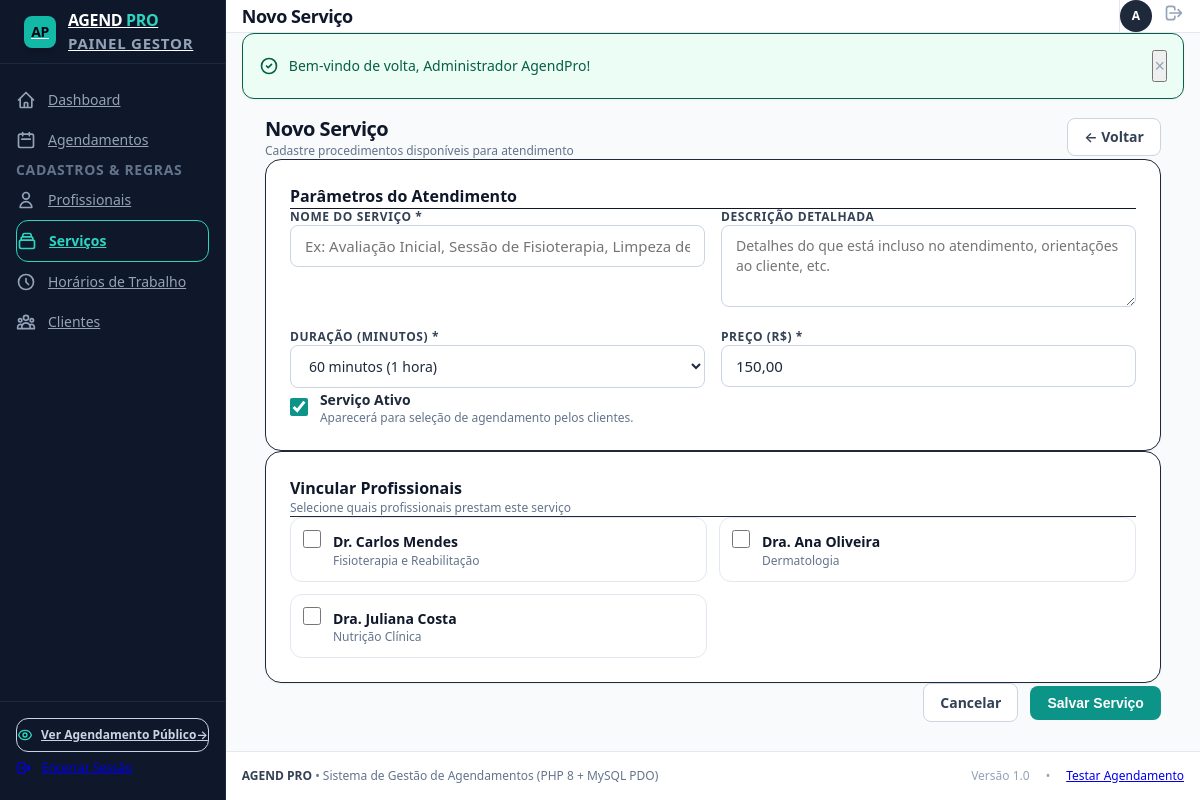
Page /admin/servicos/criar.php (signed in) on the committed database.
### tables this page shows
CREATE TABLE IF NOT EXISTS `profissionais` (
  `id` INT AUTO_INCREMENT PRIMARY KEY,
  `nome` VARCHAR(100) NOT NULL,
  `email` VARCHAR(150) NOT NULL,
  `telefone` VARCHAR(20) NOT NULL,
  `especialidade` VARCHAR(100) NOT NULL,
  `ativo` TINYINT(1) NOT NULL DEFAULT 1,
  `created_at` TIMESTAMP DEFAULT CURRENT_TIMESTAMP,
  `updated_at` TIMESTAMP DEFAULT CURRENT_TIMESTAMP ON UPDATE CURRENT_TIMESTAMP,
  INDEX `idx_prof_ativo` (`ativo`),
  INDEX `idx_prof_nome` (`nome`)
);

### includes/functions.php (called while the page is built, shortened)
<?php
function sanitize(?string $value): string
{
    return htmlspecialchars(trim($value), ENT_QUOTES, 'UTF-8');
}

### admin/servicos/criar.php (the view, shortened to what this page needs)
<?php
require_once __DIR__ . '/../../includes/functions.php';
$pdo = getDBConnection();
$stmtProf = $pdo->query("SELECT id, nome, especialidade FROM `profissionais` WHERE ativo = 1 ORDER BY nome ASC");
$profissionaisAtivos = $stmtProf->fetchAll();
$nome = '';
$descricao = '';
$duracao = 60;
$preco = '150,00';
$ativo = 1;
$profsSelecionados = [];
include __DIR__ . '/../../includes/header.php';
?>
<div class="max-w-4xl mx-auto space-y-6">
    <div class="flex items-center justify-between">
        <div>
            <h2 class="text-xl font-bold text-slate-900 tracking-tight">Novo Serviço</h2>
            <p class="text-xs text-slate-500 mt-0.5">Cadastre procedimentos disponíveis para atendimento</p>
        </div>
        <a href="/admin/servicos/index.php" class="btn btn-secondary text-sm">
            &larr; Voltar
        </a>
    </div>
    <form method="POST" action="/admin/servicos/criar.php" class="space-y-6">
        <div class="bg-white p-6 rounded-2xl border border-slate-200/80 shadow-sm space-y-4">
            <h3 class="font-bold text-slate-900 text-base border-b border-slate-100 pb-3">Parâmetros do Atendimento</h3>
            <div class="grid grid-cols-1 sm:grid-cols-2 gap-4">
                <div class="sm:col-span-2">
                    <label for="nome" class="block text-xs font-semibold text-slate-700 uppercase tracking-wider mb-1.5">Nome do Serviço *</label>
                    <input type="text" id="nome" name="nome" value="<?= sanitize($nome) ?>" required placeholder="Ex: Avaliação Inicial, Sessão de Fisioterapia, Limpeza de Pele..." class="text-sm">
                </div>
                <div class="sm:col-span-2">
                    <label for="descricao" class="block text-xs font-semibold text-slate-700 uppercase tracking-wider mb-1.5">Descrição Detalhada</label>
                    <textarea id="descricao" name="descricao" rows="3" placeholder="Detalhes do que está incluso no atendimento, orientações ao cliente, etc." class="text-sm"><?= sanitize($descricao) ?></textarea>
                </div>
                <div>
                    <label for="duracao_minutos" class="block text-xs font-semibold text-slate-700 uppercase tracking-wider mb-1.5">Duração (Minutos) *</label>
                    <select id="duracao_minutos" name="duracao_minutos" class="text-sm" required>
                        <option value="60" <?= $duracao === 60 ? 'selected' : '' ?>>60 minutos (1 hora)</option>
                    </select>
                </div>
                <div>
                    <label for="preco" class="block text-xs font-semibold text-slate-700 uppercase tracking-wider mb-1.5">Preço (R$) *</label>
                    <input type="text" id="preco" name="preco" value="<?= sanitize($preco) ?>" required placeholder="150,00" class="text-sm">
                </div>
            </div>
            <div class="pt-2">
                <label class="flex items-center gap-3 cursor-pointer">
                    <input type="checkbox" name="ativo" value="1" <?= $ativo === 1 ? 'checked' : '' ?>>
                    <div>
                        <span class="text-sm font-semibold text-slate-800">Serviço Ativo</span>
                        <p class="text-xs text-slate-500">Aparecerá para seleção de agendamento pelos clientes.</p>
                    </div>
                </label>
            </div>
        </div>
        <div class="bg-white p-6 rounded-2xl border border-slate-200/80 shadow-sm space-y-4">
            <div class="border-b border-slate-100 pb-3">
                <h3 class="font-bold text-slate-900 text-base">Vincular Profissionais</h3>
                <p class="text-xs text-slate-500">Selecione quais profissionais prestam este serviço</p>
            </div>
            <?php if (empty($profissionaisAtivos)): ?>
                <p class="text-sm text-slate-400 py-2">Nenhum profissional ativo cadastrado.</p>
            <?php else: ?>
                <div class="grid grid-cols-1 sm:grid-cols-2 gap-3">
                    <?php foreach ($profissionaisAtivos as $p): ?>
                        <label class="flex items-start gap-3 p-3 rounded-xl border border-slate-200 hover:border-teal-400 hover:bg-teal-50/30 transition-colors cursor-pointer">
                            <input type="checkbox" name="profissionais[]" value="<?= $p['id'] ?>" <?= in_array((int)$p['id'], $profsSelecionados, true) ? 'checked' : '' ?> class="mt-0.5">
                            <div>
                                <span class="text-sm font-semibold text-slate-900"><?= sanitize($p['nome']) ?></span>
                                <div class="text-xs text-slate-500 mt-0.5"><?= sanitize($p['especialidade']) ?></div>
                            </div>
                        </label>
                    <?php endforeach; ?>
                </div>
            <?php endif; ?>
        </div>
        <div class="flex items-center justify-end gap-3 pt-2">
            <a href="/admin/servicos/index.php" class="btn btn-secondary">Cancelar</a>
            <button type="submit" class="btn btn-primary">Salvar Serviço</button>
        </div>
    </form>
</div>
<?php include __DIR__ . '/../../includes/footer.php'; ?>

### assets/css/style.css (style rules this page uses)
:root { --font-sans: system-ui, -apple-system, BlinkMacSystemFont, 'Segoe UI', Roboto, Helvetica, Arial, sans-serif; --color-primary: #0d9488; --color-primary-hover: #0f766e; --color-primary-light: #ccfbf1; --color-bg-dark: #0f172a; --color-card-dark: #1e293b; --color-border-dark: #334155; }
*, *::before, *::after { box-sizing: border-box; margin: 0; padding: 0; }
body { font-family: var(--font-sans); font-size: 15px; line-height: 1.5; color: #1e293b; background-color: #f8fafc; min-height: 100vh; -webkit-font-smoothing: antialiased; }
.flex { display: flex; }
.grid { display: grid; }
.block { display: block; }
.flex-col { flex-direction: column; }
.items-center { align-items: center; }
.items-start { align-items: flex-start; }
.justify-between { justify-content: space-between; }
.justify-end { justify-content: flex-end; }
.gap-3 { gap: 0.75rem; }
.gap-4 { gap: 1rem; }
.grid-cols-1 { grid-template-columns: repeat(1, minmax(0, 1fr)); }
@media (min-width: 640px) { .sm\:grid-cols-2 { grid-template-columns: repeat(2, minmax(0, 1fr)); } }
.max-w-4xl { max-width: 56rem; }
.min-h-screen { min-height: 100vh; }
.mx-auto { margin-left: auto; margin-right: auto; }
.p-3 { padding: 0.75rem; }
.p-6 { padding: 1.5rem; }
.border { border-width: 1px; border-style: solid; }
.border-b { border-bottom-width: 1px; border-bottom-style: solid; }
.rounded-xl { border-radius: 0.75rem; }
.rounded-2xl { border-radius: 1rem; }
.bg-white { background-color: #ffffff; }
.bg-slate-50 { background-color: #f8fafc; }
.text-slate-500 { color: #64748b; }
.text-slate-700 { color: #334155; }
.text-slate-800 { color: #1e293b; }
.text-slate-900 { color: #0f172a; }
.border-slate-200 { border-color: #e2e8f0; }
.text-xs { font-size: 0.75rem; line-height: 1rem; }
.text-sm { font-size: 0.875rem; line-height: 1.25rem; }
.text-base { font-size: 1rem; line-height: 1.5rem; }
.text-xl { font-size: 1.25rem; line-height: 1.75rem; }
.font-semibold { font-weight: 600; }
.font-bold { font-weight: 700; }
.uppercase { text-transform: uppercase; }
.tracking-wider { letter-spacing: 0.05em; }
.tracking-tight { letter-spacing: -0.025em; }
.shadow-sm { box-shadow: 0 1px 2px 0 rgba(0, 0, 0, 0.05); }
input[type="text"], input[type="email"], input[type="password"], input[type="date"], input[type="time"], input[type="tel"], input[type="number"], select, textarea { width: 100%; padding: 0.625rem 0.875rem; font-size: 0.9375rem; font-family: inherit; color: #1e293b; background-color: #ffffff; border: 1px solid #cbd5e1; border-radius: 0.5rem; outline: none; transition: border-color 0.15s ease, box-shadow 0.15s ease; }
input[type="checkbox"], input[type="radio"] { width: 1.125rem; height: 1.125rem; accent-color: #0d9488; cursor: pointer; }
.btn { display: inline-flex; align-items: center; justify-content: center; gap: 0.5rem; padding: 0.5rem 1rem; font-size: 0.875rem; font-weight: 600; border-radius: 0.5rem; border: 1px solid transparent; cursor: pointer; text-decoration: none; transition: all 0.15s ease; white-space: nowrap; }
.btn-primary { background-color: #0d9488; color: #ffffff; }
.btn-secondary { background-color: #ffffff; color: #334155; border-color: #cbd5e1; }
.cursor-pointer { cursor: pointer; }

### rows in the picture
profissionais: nome "Dr. Carlos Mendes", especialidade "Fisioterapia e Reabilitação"
profissionais: nome "Dra. Ana Oliveira", especialidade "Dermatologia"
profissionais: nome "Dra. Juliana Costa", especialidade "Nutrição Clínica"

### other values in the picture
$pageTitle "Novo Serviço"
substr($authUser['nome'] ?? 'A', 0, 1) "A"
$flash['message'] "Bem-vindo de volta, Administrador AgendPro!"
